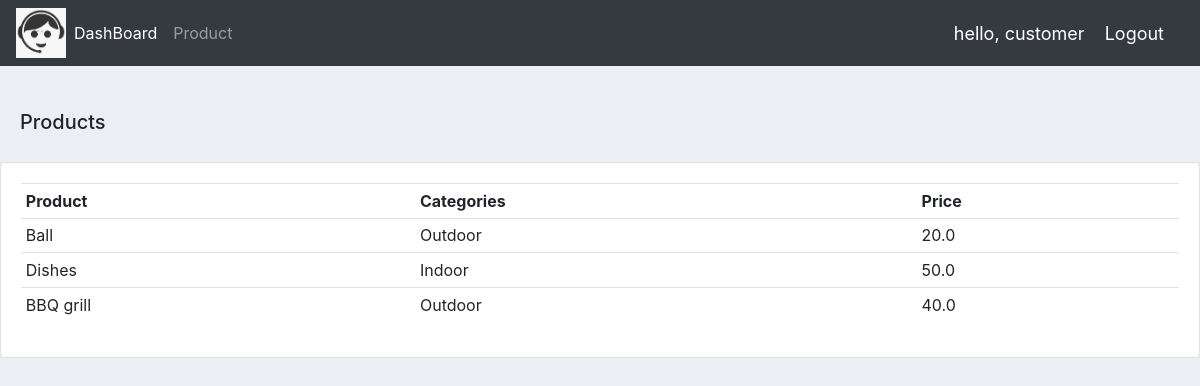
/product/ (signed in), run on the app's committed database.
### apps/models.py (models this page shows, shortened)
class Product(models.Model):
	CATEGORY=(
		('Indoor','Indoor'),
		('Outdoor','Outdoor')
		)
	name=models.CharField(max_length=200, null=True)
	price=models.FloatField(max_length=10, null=False)
	category=models.CharField(max_length=200, choices=CATEGORY)
	description=models.CharField(max_length=200, blank=True)
	date_created=models.DateTimeField(auto_now_add=True)
	tag=models.ManyToManyField(Tags)

### apps/decorators.py (the view)
		def wrapper_func(request, *args, **kwargs):
			group = None
			if request.user.groups.exists():
				group = request.user.groups.all()[0].name
			if group  in allowed_roles:
				return view_func(request,*args,**kwargs)
			else:
				return HttpResponse('You are not authorized to view')

### apps/views.py (called while the page is built)
@login_required(login_url = 'apps:login')
@allowed_users(allowed_roles=['admin'])
def product(request):
	products = Product.objects.all()
	return render(request, 'product.html', {'product':products})

### apps/templates/product.html
{% extends 'base.html' %}
{% block content %}
 <br>
<div class="row">
	<div class="col-md">
  <div class="card-body">
    <h5>Products</h5>
  </div>
  <div class="card card-body">
			<table class="table table-sm">
				<tr>
					<th>Product</th>
					<th>Categories</th>
					<th>Price</th>
				</tr>
				{% for i in product %}
					<tr>
						<td>{{ i.name }}</td>
						<td>{{ i.category }}</td>
						<td>{{ i.price }}</td>
					</tr>
				{% endfor %}
			</table>
		</div>
</div>
</div>
{% endblock %}

### apps/templates/navbar.html (shortened to what this page needs)
{% load static %}
<nav class="navbar navbar-expand-lg navbar-dark bg-dark">
  <img src="{% static 'image/logo.jpg'%}" height="50" width="50" >
  <div class="collapse navbar-collapse" id="navbarNav">
    <ul class="navbar-nav">
      {% if request.user.is_staff %}
      <li class="nav-item active">
        <a class="nav-link" href="{% url 'apps:home' %}">DashBoard </a>
      </li>
      <li class="nav-item">
        <a class="nav-link" href="{% url 'apps:product' %}">Product</a>
      </li>
      {% else %}
       <li class="nav-item">
        <a class="nav-link" href="{% url 'apps:account_setting' %}">Setting</a>
      </li>
     {% endif %}
    </ul>
  </div>
  <span class="hello-msg">hello, {{request.user }}</span>
  <span><a class="hello-msg" href="{% url 'apps:logout' %}">Logout</a></span>
</nav>

### static/css/main.css (style rules this page uses)
body { background-color:#ebeff5; }

### apps/templates/navbar.html (style rules this page uses)
.hello-msg { font-size: 18px; color: #fff; margin-right: 20px; }

### data on the page
Product: name "Ball", category "Outdoor", price "20.0"
Product: name "Dishes", category "Indoor", price "50.0"
Product: name "BBQ grill", category "Outdoor", price "40.0"

### other printed values
{{ request.user }} "customer"
